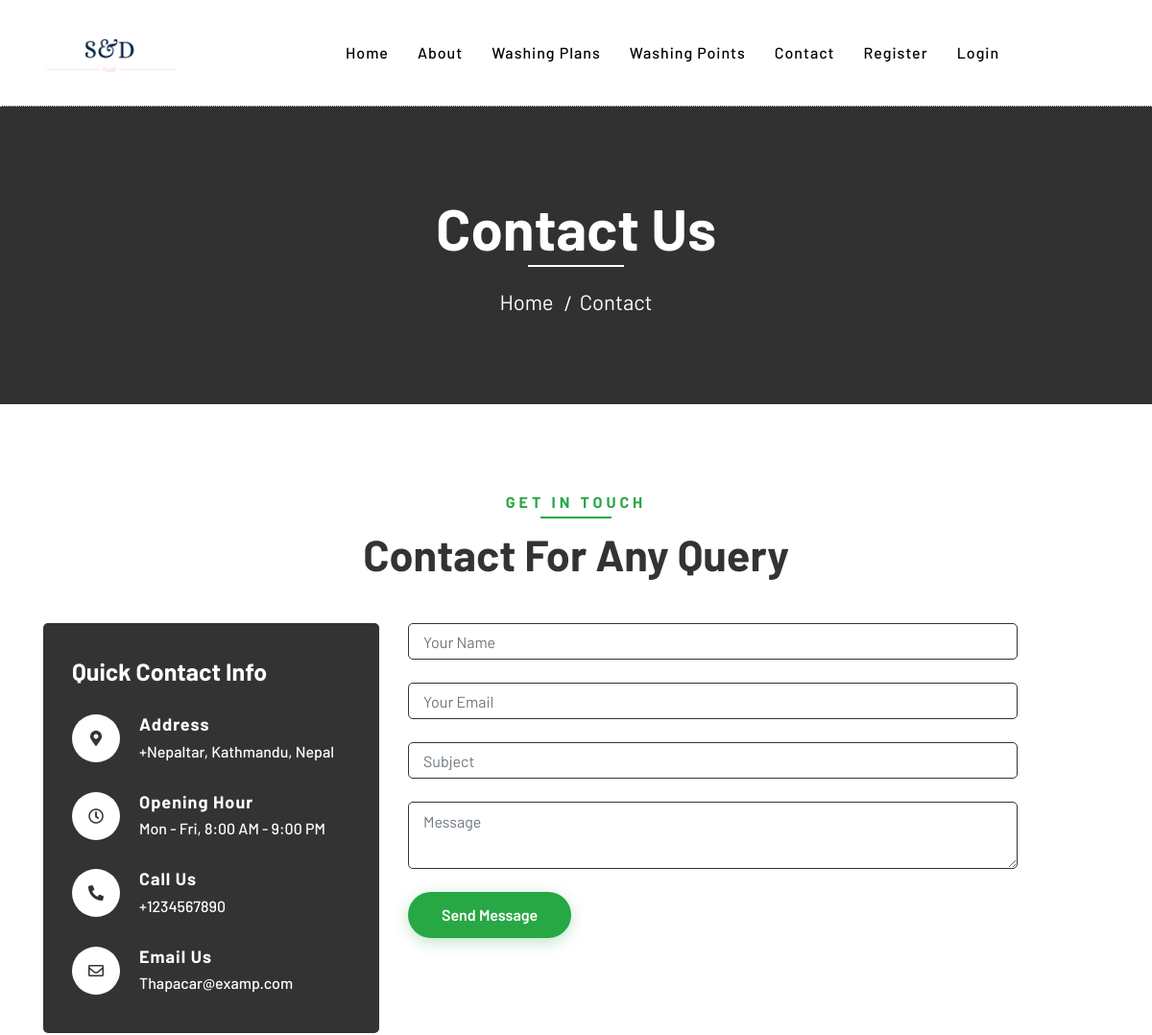
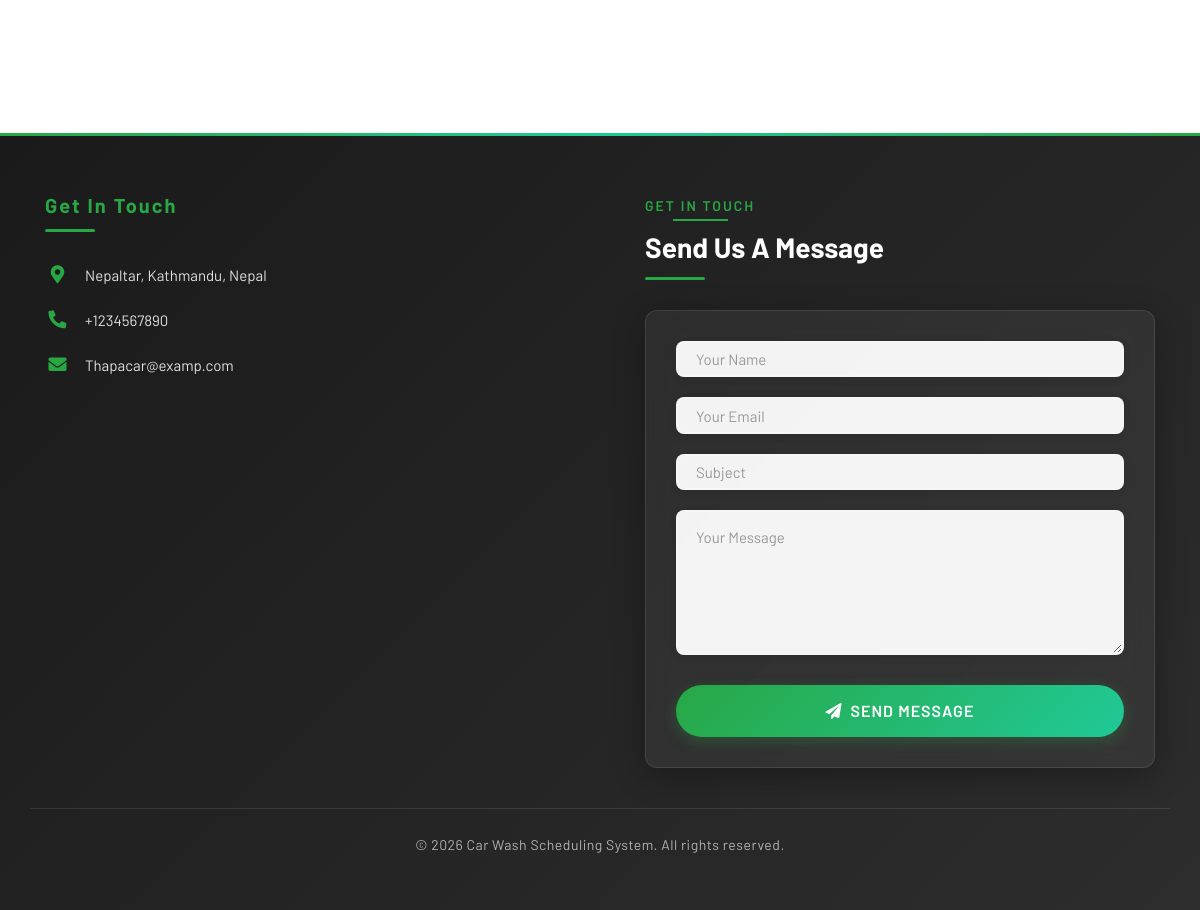
Page /cwms/contact.php on the earlier database version (2 pictures, top to bottom).
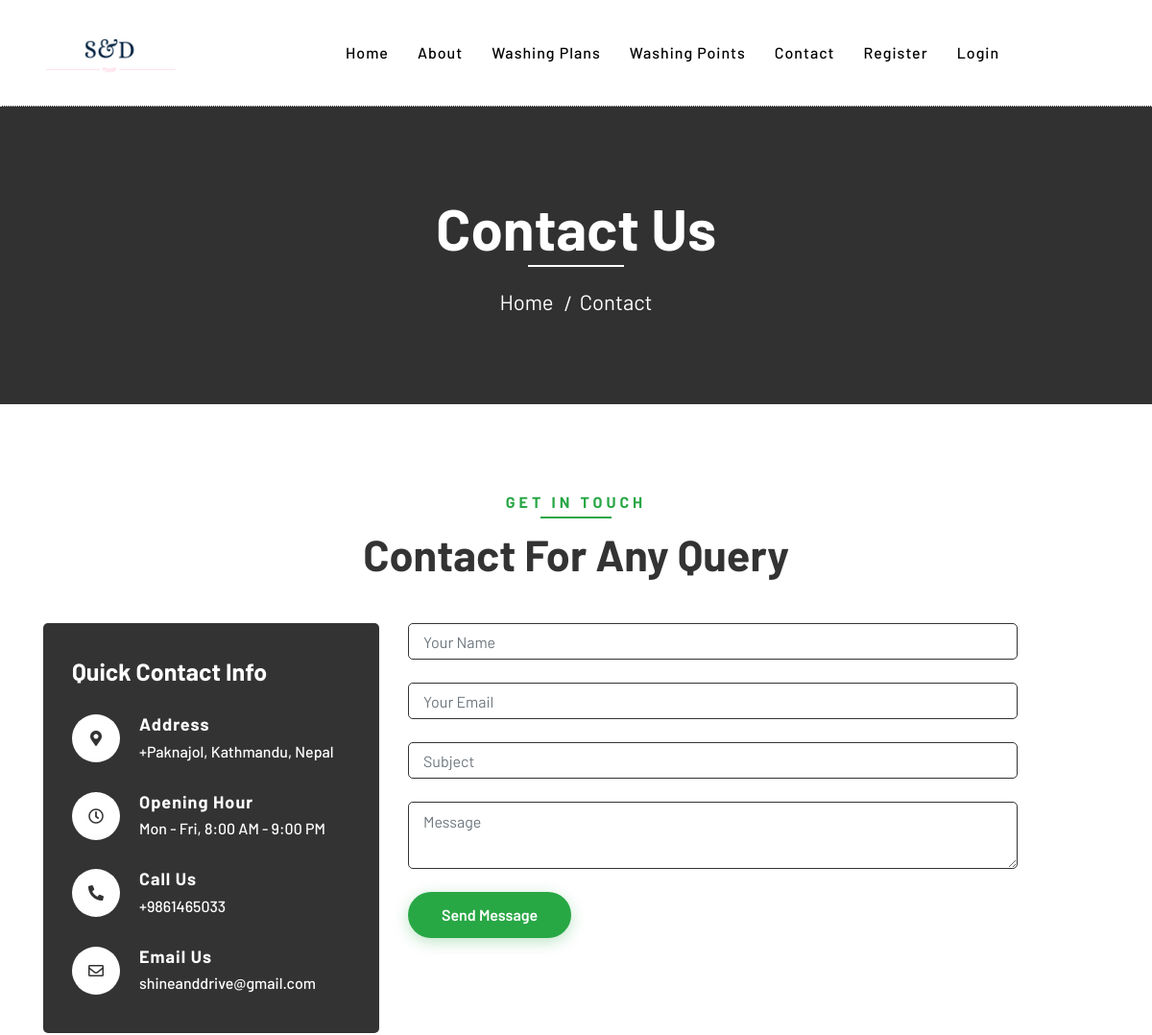
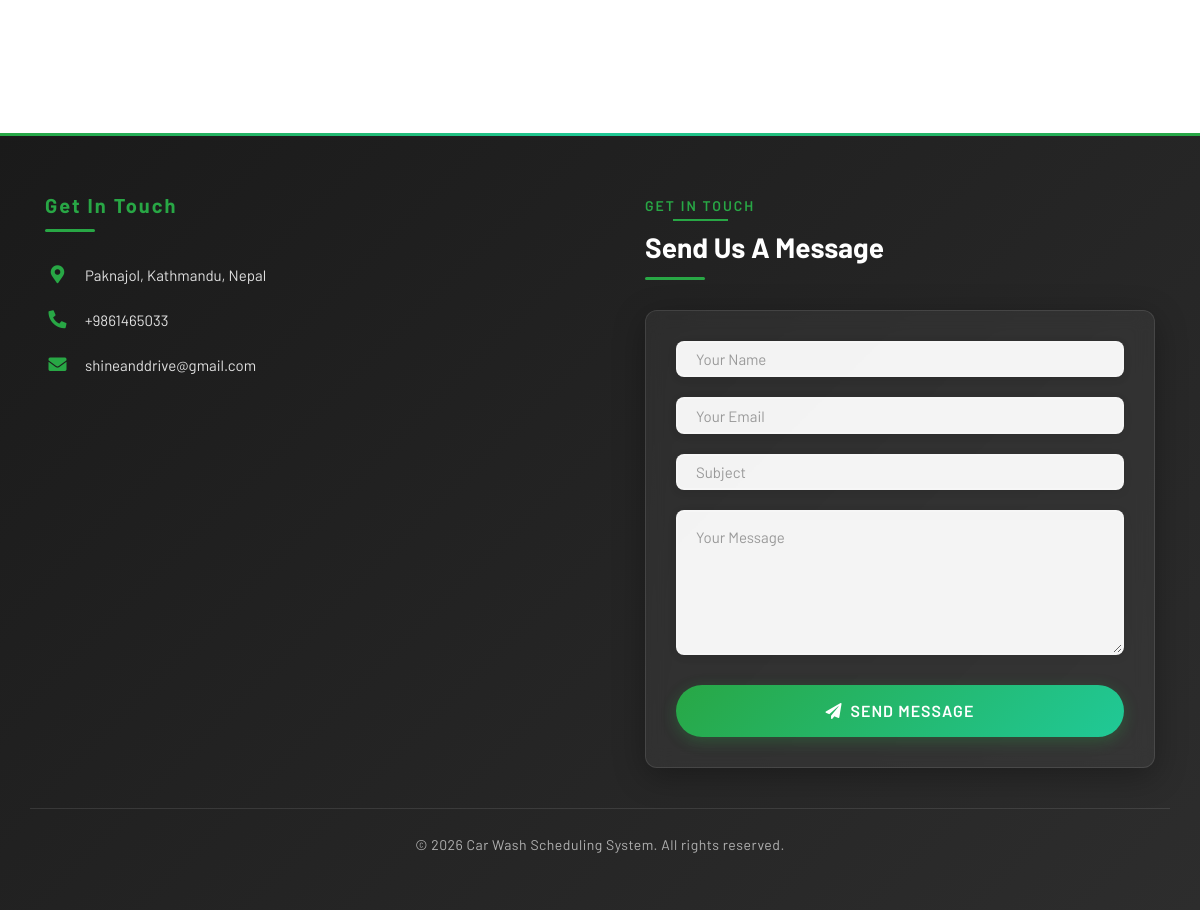
Same page on the later database version (2 pictures, top to bottom).
### tables this page shows
CREATE TABLE `tblpages` (
  `id` int(11) NOT NULL,
  `type` varchar(255) DEFAULT '',
  `detail` longtext DEFAULT NULL,
  `openignHrs` varchar(255) DEFAULT NULL,
  `phoneNumber` bigint(20) DEFAULT NULL,
  `emailId` varchar(120) DEFAULT NULL
);

### cwms/contact.php (the view, shortened to what this page needs)
<?php error_reporting(0);
include('includes/config.php');
    ?>
<!DOCTYPE html>
<html lang="en">
    <head>
        <link href="https://stackpath.bootstrapcdn.com/bootstrap/4.4.1/css/bootstrap.min.css" rel="stylesheet">
        <link href="https://cdnjs.cloudflare.com/ajax/libs/font-awesome/5.10.0/css/all.min.css" rel="stylesheet">
        <link href="lib/flaticon/font/flaticon.css" rel="stylesheet">
        <link href="lib/animate/animate.min.css" rel="stylesheet">
        <link href="lib/owlcarousel/assets/owl.carousel.min.css" rel="stylesheet">
        <link href="css/style.css" rel="stylesheet">
    </head>
    <body>
<?php include_once('includes/header.php');?>
        <div class="page-header">
            <div class="container">
                <div class="row">
                    <div class="col-12">
                        <h2>Contact Us</h2>
                    </div>
                    <div class="col-12">
                        <a href="index.php">Home</a>
                        <a href="contact.php">Contact</a>
                    </div>
                </div>
            </div>
        </div>
        <div class="contact">
            <div class="container">
                <div class="section-header text-center">
                    <p>Get In Touch</p>
                    <h2>Contact for any query</h2>
                </div>
                <div class="row">
<?php
$sql = "SELECT * from tblpages where type='contact'";
$query = $dbh -> prepare($sql);
$query->execute();
$results=$query->fetchAll(PDO::FETCH_OBJ);
foreach($results as $result)
{
?>
                    <div class="col-md-4">
                        <div class="contact-info">
                            <h2>Quick Contact Info</h2>
  <div class="contact-info-item">
                                <div class="contact-info-icon">
                                    <i class="fa fa-map-marker-alt"></i>
                                </div>
                                <div class="contact-info-text">
                                    <h3>Address</h3>
                                    <p>+<?php   echo $result->detail; ?></p>
                                </div>
                            </div>
                            <div class="contact-info-item">
                                <div class="contact-info-icon">
                                    <i class="far fa-clock"></i>
                                </div>
                                <div class="contact-info-text">
                                    <h3>Opening Hour</h3>
                                    <p><?php   echo $result->openignHrs; ?></p>
                                </div>
                            </div>
                            <div class="contact-info-item">
                                <div class="contact-info-icon">
                                    <i class="fa fa-phone-alt"></i>
                                </div>
                                <div class="contact-info-text">
                                    <h3>Call Us</h3>
                                    <p>+<?php   echo $result->phoneNumber; ?></p>
                                </div>
                            </div>
                            <div class="contact-info-item">
                                <div class="contact-info-icon">
                                    <i class="far fa-envelope"></i>
                                </div>
                                <div class="contact-info-text">
                                    <h3>Email Us</h3>
                                    <p><?php   echo $result->emailId; ?></p>
                                </div>
                            </div>
                        </div>
                    </div>
                <?php } ?>
                    <div class="col-md-7">
                        <div class="contact-form">
                            <form name="sentMessage" id="contactForm" method="post">
                                <div class="control-group">
                                    <input type="text" class="form-control" id="name" placeholder="Your Name" required="required" name="name" /><br />
                                </div>
                                <div class="control-group">
                                    <input type="email" class="form-control" id="email" placeholder="Your Email" name="email" required="required"  /> <br />
                                </div>
                                <div class="control-group">
                                    <input type="text" class="form-control" id="subject" placeholder="Subject" required="required" name="subject" /> <br />
                                </div>
                                <div class="control-group">
                                    <textarea class="form-control" id="message" placeholder="Message" required="required" name="message" ></textarea><br />
                                </div>
                                <div>
                                    <button class="btn btn-custom" type="submit" id="sendMessageButton" name="submit">Send Message</button>
                                </div>
                            </form>
                        </div>
                    </div>
                </div>
            </div>
        </div>
<?php include_once('includes/footer.php');?>
    </body>
</html>

### cwms/includes/header.php (shortened to what this page needs)
<div class="nav-bar">
    <div class="container">
        <nav class="navbar navbar-expand-lg bg-dark navbar-dark">
            <img src="img/logo.png" width="140" height="70">
            <div class="collapse navbar-collapse justify-content-between" id="navbarCollapse">
                <div class="navbar-nav mr-auto" style="margin-left: 160px;">
                    <a href="index.php" class="nav-item nav-link ">Home</a>
                    <a href="about.php" class="nav-item nav-link">About</a>
                    <a href="washing-plans.php" class="nav-item nav-link">Washing Plans</a>
                    <a href="location.php" class="nav-item nav-link">Washing Points</a>
                    <a href="contact.php" class="nav-item nav-link">Contact</a>
                    <?php if (isset($_SESSION['alogin'])): ?>
                        <?php if (isset($_SESSION['role']) && $_SESSION['role'] == 'admin'): ?>
                            <a href="admin/dashboard.php" class="nav-item nav-link">Admin Panel</a>
                        <?php endif; ?>
                    <?php else: ?>
                    <a href="register.php" class="nav-item nav-link">Register</a>
                    <a href="login.php" class="nav-item nav-link">Login</a>
                    <?php endif; ?>
                </div>
            </div>
        </nav>
    </div>
</div>

### cwms/includes/footer.php (shortened to what this page needs)
<div class="footer">
    <div class="container">
        <div class="row">
            <div class="col-lg-6 col-md-6">
                <div class="footer-contact">
                    <h2>Get In Touch</h2>
                    <?php
                    $sql = "SELECT * from tblpages where type='contact'";
                    $query = $dbh -> prepare($sql);
                    $query->execute();
                    $results=$query->fetchAll(PDO::FETCH_OBJ);
                    foreach($results as $result)
                    {
                    ?>
                    <p>
                        <i class="fa fa-map-marker-alt"></i>
                        <span><?php echo htmlspecialchars($result->detail); ?></span>
                    </p>
                    <p>
                        <i class="fa fa-phone-alt"></i>
                        <span>+<?php echo htmlspecialchars($result->phoneNumber); ?></span>
                    </p>
                    <p>
                        <i class="fa fa-envelope"></i>
                        <span><?php echo htmlspecialchars($result->emailId); ?></span>
                    </p>
                    <?php } ?>
                </div>
            </div>
            <div class="col-lg-6 col-md-6">
                <div class="footer-form-section">
                    <div class="section-header">
                        <p>Get In Touch</p>
                        <h2>Send Us a Message</h2>
                    </div>
                    <div class="contact-form">
                        <form name="sentMessage" id="contactForm" method="post">
                            <div class="control-group">
                                <input type="text" class="form-control" id="name" placeholder="Your Name" required="required" name="name" />
                            </div>
                            <div class="control-group">
                                <input type="email" class="form-control" id="email" placeholder="Your Email" name="email" required="required" />
                            </div>
                            <div class="control-group">
                                <input type="text" class="form-control" id="subject" placeholder="Subject" required="required" name="subject" />
                            </div>
                            <div class="control-group">
                                <textarea class="form-control" id="message" placeholder="Your Message" required="required" name="message" rows="5"></textarea>
                            </div>
                            <div>
                                <button class="btn btn-custom" type="submit" id="sendMessageButton" name="submit">
                                    <i class="fa fa-paper-plane" style="margin-right: 8px;"></i>Send Message
                                </button>
                            </div>
                        </form>
                    </div>
                </div>
            </div>
        </div>
    </div>
    <div class="container copyright">
        <p>&copy; <?php echo date('Y'); ?> Car Wash Scheduling System. All rights reserved.</p>
    </div>
</div>

### cwms/css/style.css (style rules this page uses)
body { color: #4a4a4a; font-weight: 400; font-family: 'Barlow', sans-serif; scroll-behavior: smooth; -webkit-font-smoothing: antialiased; -moz-osx-font-smoothing: grayscale; }
h1, h2, h3, h4, h5, h6 { color: #333333; }
a { color: #007bff; transition: .3s; }
.btn.btn-custom { padding: 12px 35px; text-align: center; font-size: 16px; font-weight: 600; color: #ffffff; background: #28a745; border: none; border-radius: 50px; box-shadow: 0 4px 15px rgba(40, 167, 69, 0.3); transition: all 0.3s ease; -webkit-transition: all 0.3s ease; -moz-transition: all 0.3s ease; display: inline-block; text-decoration: none; cursor: pointer; }
.nav-bar { position: relative; background: #ffffff; display: flex; align-items: center; justify-content: flex-end; }
.nav-bar .navbar { padding: 20px 0; background: #ffffff !important; transition: .3s; }
.navbar-dark .navbar-nav .nav-link, .navbar-dark .navbar-nav .nav-link:focus, .navbar-dark .navbar-nav .nav-link:hover, .navbar-dark .navbar-nav .nav-link.active { color: #000000; padding: 15px; font-weight: 500; letter-spacing: 1px; }
.page-header { position: relative; margin-bottom: 45px; padding: 90px 0; text-align: center; background: #313131; border-top: 1px dotted #ffffff; }
.page-header h2 { position: relative; color: #ffffff; font-size: 60px; font-weight: 700; margin-bottom: 20px; padding-bottom: 5px; }
.page-header h2::after { position: absolute; content: ""; width: 100px; height: 2px; left: calc(50% - 50px); bottom: 0; background: #ffffff; }
.page-header a { position: relative; padding: 0 12px; font-size: 22px; color: #ffffff; }
.page-header a::after { position: absolute; content: "/"; width: 8px; height: 8px; top: -2px; right: -7px; text-align: center; color: #ffffff; }
.page-header a:last-child::after { display: none; }
.section-header { position: relative; width: 100%; max-width: 700px; margin: 0 auto 45px auto; }
.section-header p { display: inline-block; margin-bottom: 10px; padding-bottom: 5px; position: relative; font-size: 16px; font-weight: 700; letter-spacing: 4px; text-transform: uppercase; color: #28a745; }
.section-header p::after { position: absolute; content: ""; width: 50%; height: 2px; left: 25%; bottom: 0; background: #28a745; }
.section-header h2 { margin: 0; font-size: 45px; font-weight: 700; text-transform: capitalize; }
.contact { position: relative; width: 100%; padding: 45px 0; }
.contact .contact-info { width: 100%; margin-bottom: 45px; padding: 35px 30px 10px 30px; border-radius: 5px; background: #333333; }
.contact .contact-info h2 { color: #ffffff; font-size: 25px; font-weight: 700; margin-bottom: 30px; }
.contact .contact-info-item { display: flex; align-items: center; justify-content: flex-start; margin-bottom: 30px; }
.contact .contact-info-icon { width: 50px; height: 50px; display: flex; align-items: center; justify-content: center; background: #ffffff; border-radius: 50px; }
.contact .contact-info-icon i { margin: 0; color: #333333; font-size: 16px; }
.contact .contact-info-text { padding-left: 20px; }
.contact .contact-info-text h3 { margin: 0 0 5px 0; color: #ffffff; font-size: 18px; font-weight: 700; letter-spacing: 1px; }
.contact .contact-info-text p { margin: 0; color: #ffffff; font-size: 16px; font-weight: 500; }
.contact .contact-form { position: relative; width: 100%; margin-bottom: 45px; }
.contact .contact-form input { padding: 15px; border-radius: 5px; border: 1px solid #333333; width:100%; }
.contact .contact-form textarea { height: 70px; padding: 8px 15px; border-radius: 5px; border: 1px solid #333333; }
.footer { position: relative; margin-top: 45px; padding-top: 90px; background: #333333; }
.footer .footer-contact, .footer .footer-link, .footer .footer-newsletter { position: relative; margin-bottom: 45px; color: #ffffff; }
.footer .footer-contact h2, .footer .footer-link h2, .footer .footer-newsletter h2 { margin-bottom: 30px; font-size: 20px; font-weight: 700; letter-spacing: 2px; color: #28a745; }
.footer .footer-contact p i { width: 25px; }
.footer .copyright { text-align: center; padding-top: 15px; padding-bottom: 45px; }
.footer .copyright p { margin: 0; color: #ffffff; }

Differences in the rows shown:
changed tblpages "Mon - Fri, 8:00 AM - 9:00 PM": detail "Nepaltar, Kathmandu, Nepal" → "Paknajol, Kathmandu, Nepal"; phoneNumber "1234567890" → "9861465033"; emailId "Thapacar@examp.com" → "shineanddrive@gmail.com"
